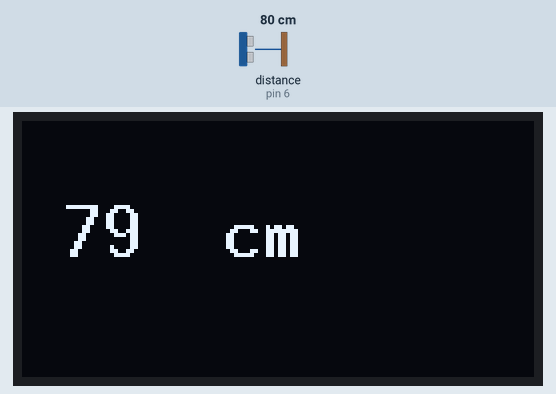
A sketch run on a simulated Arduino Uno, built with avr-gcc and run on an emulated ATmega328P. Parts: 128×64 one-colour display. Wiring (inferred from the names in the program): ultrasonic range finder: trigger pin 7; echo pin 6. Inputs (shaded band) come from the test bench; at power-on: distance to the obstacle (sensor on pin 6) 80 cm. The echo pulse lasts 58.3 µs per cm.

Above: at 1.8 s.
1.9 s: distance to the obstacle (sensor on pin 6) set to 2 cm
At 3.1 s:
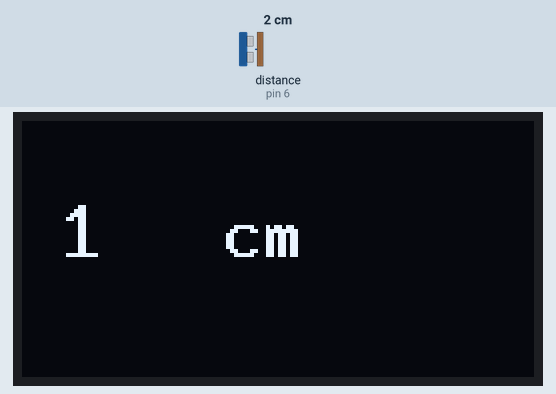
3.7 s: distance to the obstacle (sensor on pin 6) set to 4 cm
At 5.5 s:
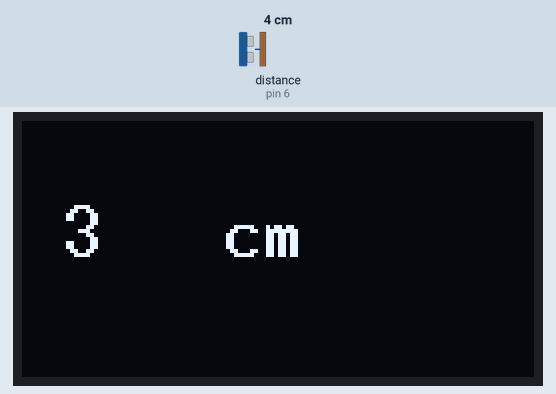
5.8 s: distance to the obstacle (sensor on pin 6) set to 9 cm
Timing chart, 0 to 8.8 s (numbered marks = the images above; inputs shaded):
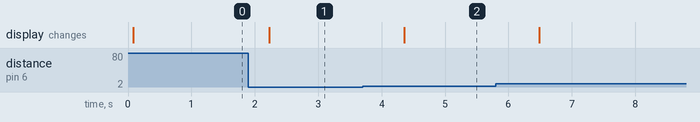

Measured:
- after the input at 1.9 s, the display: changes after 0.33 s (image 1)
- after the input at 3.7 s, the display: changes after 0.65 s (image 2)

The sketch:

OledUltrasonic2.ino
```cpp
#include "U8glib.h"
#define trigPin 7
#define echoPin 6

U8GLIB_SSD1306_128X64 u8g(U8G_I2C_OPT_NONE|U8G_I2C_OPT_DEV_0);

void u8g_prepare(void)
{
  u8g.setFont(u8g_font_10x20); // use a larger font size
  u8g.setFontRefHeightExtendedText();
  u8g.setDefaultForegroundColor();
  u8g.setFontPosTop();
}


void drawDistance(int distance) {
  u8g.setFont(u8g_font_10x20);
//  u8g.drawStr(10, 20, "Distance:");
  u8g.drawStr(10, 20, String(distance).c_str());
   u8g.drawStr(50, 20, "cm");
//  u8g.print("cm");
}

void setup() {
  pinMode(trigPin, OUTPUT);
  pinMode(echoPin, INPUT);
  u8g_prepare();
}

void loop() {
  long duration, cm;
  digitalWrite(trigPin, LOW);
  delayMicroseconds(2);
  digitalWrite(trigPin, HIGH);
  delayMicroseconds(10);
  digitalWrite(trigPin, LOW);
  duration = pulseIn(echoPin, HIGH);
  cm = (duration / 2) / 29.1; // calculate distance in cm
  u8g.firstPage();
  do {
    drawDistance(cm);
  } while ( u8g.nextPage() );
  delay(1000);
}
```
